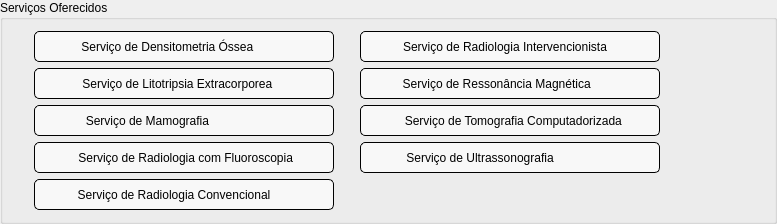
                  <widget class="QGroupBox" name="servicosOferecidosGroupBox">
                   <property name="minimumSize">
                    <size>
                     <width>777</width>
                     <height>0</height>
                    </size>
                   </property>
                   <property name="maximumSize">
                    <size>
                     <width>777</width>
                     <height>16777215</height>
                    </size>
                   </property>
                   <property name="title">
                    <string>Serviços Oferecidos</string>
                   </property>
                   <layout class="QVBoxLayout" name="verticalLayout_51">
                    <item>
                     <layout class="QHBoxLayout" name="horizontalLayout_76">
                      <item>
                       <spacer name="horizontalSpacer_21">
                        <property name="orientation">
                         <enum>Qt::Horizontal</enum>
                        </property>
                        <property name="sizeType">
                         <enum>QSizePolicy::Fixed</enum>
                        </property>
                        <property name="sizeHint" stdset="0">
                         <size>
                          <width>20</width>
                          <height>20</height>
                         </size>
                        </property>
                       </spacer>
                      </item>
                      <item>
                       <widget class="QPushButton" name="servicoDensitometriaPushButton">
                        <property name="minimumSize">
                         <size>
                          <width>300</width>
                          <height>31</height>
                         </size>
                        </property>
                        <property name="maximumSize">
                         <size>
                          <width>300</width>
                          <height>31</height>
                         </size>
                        </property>
                        <property name="styleSheet">
                         <string notr="true">QPushButton {
	border: 1px solid black;
	border-radius: 5px;
	background-color: rgb(248, 248, 248);
	font: 10pt &quot;Segoe UI&quot;;
}

QPushButton::unchecked {
	border: 1px solid black;
	border-radius: 5px;
	background-color: rgb(248, 248, 248);
	font: 10pt &quot;Segoe UI&quot;;
	color: rgb(0, 0, 0);
}

QPushButton::checked {
	border: 1px solid black;
	border-radius: 5px;
	background-color: rgb(58, 180, 76);
	font: 10pt &quot;Segoe UI&quot;;
	color: rgb(255, 255, 255);
}

QPushButton::hover {
	border: 1px solid black;
	border-radius: 5px;
	background-color: rgb(200, 200, 200);
	font: 10pt &quot;Segoe UI&quot;;
	color: rgb(255, 255, 255);
}</string>
                        </property>
                        <property name="text">
                         <string>   Serviço de Densitometria Óssea             </string>
                        </property>
                        <property name="icon">
                         <iconset>
                          <normaloff>imagens/icon-unchecked-square-white.png</normaloff>imagens/icon-unchecked-square-white.png</iconset>
                        </property>
                        <property name="checkable">
                         <bool>true</bool>
                        </property>
                       </widget>
                      </item>
                      <item>
                       <spacer name="horizontalSpacer_73">
                        <property name="orientation">
                         <enum>Qt::Horizontal</enum>
                        </property>
                        <property name="sizeType">
                         <enum>QSizePolicy::Fixed</enum>
                        </property>
                        <property name="sizeHint" stdset="0">
                         <size>
                          <width>20</width>
                          <height>20</height>
                         </size>
                        </property>
                       </spacer>
                      </item>
                      <item>
                       <widget class="QPushButton" name="servicoRadiologiaIntervencionistaPushButton">
                        <property name="minimumSize">
                         <size>
                          <width>300</width>
                          <height>31</height>
                         </size>
                        </property>
                        <property name="maximumSize">
                         <size>
                          <width>300</width>
                          <height>31</height>
                         </size>
                        </property>
                        <property name="styleSheet">
                         <string notr="true">QPushButton {
	border: 1px solid black;
	border-radius: 5px;
	background-color: rgb(248, 248, 248);
	font: 10pt &quot;Segoe UI&quot;;
}

QPushButton::unchecked {
	border: 1px solid black;
	border-radius: 5px;
	background-color: rgb(248, 248, 248);
	font: 10pt &quot;Segoe UI&quot;;
	color: rgb(0, 0, 0);
}

QPushButton::checked {
	border: 1px solid black;
	border-radius: 5px;
	background-color: rgb(58, 180, 76);
	font: 10pt &quot;Segoe UI&quot;;
	color: rgb(255, 255, 255);
}

QPushButton::hover {
	border: 1px solid black;
	border-radius: 5px;
	background-color: rgb(200, 200, 200);
	font: 10pt &quot;Segoe UI&quot;;
	color: rgb(255, 255, 255);
}</string>
                        </property>
                        <property name="text">
                         <string>  Serviço de Radiologia Intervencionista     </string>
                        </property>
                        <property name="icon">
                         <iconset>
                          <normaloff>imagens/icon-unchecked-square-white.png</normaloff>imagens/icon-unchecked-square-white.png</iconset>
                        </property>
                        <property name="checkable">
                         <bool>true</bool>
                        </property>
                       </widget>
                      </item>
                      <item>
                       <spacer name="horizontalSpacer_76">
                        <property name="orientation">
                         <enum>Qt::Horizontal</enum>
                        </property>
                        <property name="sizeHint" stdset="0">
                         <size>
                          <width>40</width>
                          <height>20</height>
                         </size>
                        </property>
                       </spacer>
                      </item>
                     </layout>
                    </item>
                    <item>
                     <layout class="QHBoxLayout" name="horizontalLayout_77">
                      <item>
                       <spacer name="horizontalSpacer_23">
                        <property name="orientation">
                         <enum>Qt::Horizontal</enum>
                        </property>
                        <property name="sizeType">
                         <enum>QSizePolicy::Fixed</enum>
                        </property>
                        <property name="sizeHint" stdset="0">
                         <size>
                          <width>20</width>
                          <height>20</height>
                         </size>
                        </property>
                       </spacer>
                      </item>
                      <item>
                       <widget class="QPushButton" name="servicoLitotripsiaPushButton">
                        <property name="minimumSize">
                         <size>
                          <width>300</width>
                          <height>31</height>
                         </size>
                        </property>
                        <property name="maximumSize">
                         <size>
                          <width>300</width>
                          <height>31</height>
                         </size>
                        </property>
                        <property name="styleSheet">
                         <string notr="true">QPushButton {
	border: 1px solid black;
	border-radius: 5px;
	background-color: rgb(248, 248, 248);
	font: 10pt &quot;Segoe UI&quot;;
}

QPushButton::unchecked {
	border: 1px solid black;
	border-radius: 5px;
	background-color: rgb(248, 248, 248);
	font: 10pt &quot;Segoe UI&quot;;
	color: rgb(0, 0, 0);
}

QPushButton::checked {
	border: 1px solid black;
	border-radius: 5px;
	background-color: rgb(58, 180, 76);
	font: 10pt &quot;Segoe UI&quot;;
	color: rgb(255, 255, 255);
}

QPushButton::hover {
	border: 1px solid black;
	border-radius: 5px;
	background-color: rgb(200, 200, 200);
	font: 10pt &quot;Segoe UI&quot;;
	color: rgb(255, 255, 255);
}</string>
                        </property>
                        <property name="text">
                         <string>   Serviço de Litotripsia Extracorporea       </string>
                        </property>
                        <property name="icon">
                         <iconset>
                          <normaloff>imagens/icon-unchecked-square-white.png</normaloff>imagens/icon-unchecked-square-white.png</iconset>
                        </property>
                        <property name="checkable">
                         <bool>true</bool>
                        </property>
                       </widget>
                      </item>
                      <item>
                       <spacer name="horizontalSpacer_74">
                        <property name="orientation">
                         <enum>Qt::Horizontal</enum>
                        </property>
                        <property name="sizeType">
                         <enum>QSizePolicy::Fixed</enum>
                        </property>
                        <property name="sizeHint" stdset="0">
                         <size>
                          <width>20</width>
                          <height>20</height>
                         </size>
                        </property>
                       </spacer>
                      </item>
                      <item>
                       <widget class="QPushButton" name="servicoRessonanciaMagneticaPushButton">
                        <property name="minimumSize">
                         <size>
                          <width>300</width>
                          <height>31</height>
                         </size>
                        </property>
                        <property name="maximumSize">
                         <size>
                          <width>300</width>
                          <height>31</height>
                         </size>
                        </property>
                        <property name="styleSheet">
                         <string notr="true">QPushButton {
	border: 1px solid black;
	border-radius: 5px;
	background-color: rgb(248, 248, 248);
	font: 10pt &quot;Segoe UI&quot;;
}

QPushButton::unchecked {
	border: 1px solid black;
	border-radius: 5px;
	background-color: rgb(248, 248, 248);
	font: 10pt &quot;Segoe UI&quot;;
	color: rgb(0, 0, 0);
}

QPushButton::checked {
	border: 1px solid black;
	border-radius: 5px;
	background-color: rgb(58, 180, 76);
	font: 10pt &quot;Segoe UI&quot;;
	color: rgb(255, 255, 255);
}

QPushButton::hover {
	border: 1px solid black;
	border-radius: 5px;
	background-color: rgb(200, 200, 200);
	font: 10pt &quot;Segoe UI&quot;;
	color: rgb(255, 255, 255);
}</string>
                        </property>
                        <property name="text">
                         <string>  Serviço de Ressonância Magnética          </string>
                        </property>
                        <property name="icon">
                         <iconset>
                          <normaloff>imagens/icon-unchecked-square-white.png</normaloff>imagens/icon-unchecked-square-white.png</iconset>
                        </property>
                        <property name="checkable">
                         <bool>true</bool>
                        </property>
                       </widget>
                      </item>
                      <item>
                       <spacer name="horizontalSpacer_77">
                        <property name="orientation">
                         <enum>Qt::Horizontal</enum>
                        </property>
                        <property name="sizeHint" stdset="0">
                         <size>
                          <width>40</width>
                          <height>20</height>
                         </size>
                        </property>
                       </spacer>
                      </item>
                     </layout>
                    </item>
                    <item>
                     <layout class="QHBoxLayout" name="horizontalLayout_78">
                      <item>
                       <spacer name="horizontalSpacer_34">
                        <property name="orientation">
                         <enum>Qt::Horizontal</enum>
                        </property>
                        <property name="sizeType">
                         <enum>QSizePolicy::Fixed</enum>
                        </property>
                        <property name="sizeHint" stdset="0">
                         <size>
                          <width>20</width>
                          <height>20</height>
                         </size>
                        </property>
                       </spacer>
                      </item>
                      <item>
                       <widget class="QPushButton" name="servicoMamografiaPushButton">
                        <property name="minimumSize">
                         <size>
                          <width>300</width>
                          <height>31</height>
                         </size>
                        </property>
                        <property name="maximumSize">
                         <size>
                          <width>300</width>
                          <height>31</height>
                         </size>
                        </property>
                        <property name="styleSheet">
                         <string notr="true">QPushButton {
	border: 1px solid black;
	border-radius: 5px;
	background-color: rgb(248, 248, 248);
	font: 10pt &quot;Segoe UI&quot;;
}

QPushButton::unchecked {
	border: 1px solid black;
	border-radius: 5px;
	background-color: rgb(248, 248, 248);
	font: 10pt &quot;Segoe UI&quot;;
	color: rgb(0, 0, 0);
}

QPushButton::checked {
	border: 1px solid black;
	border-radius: 5px;
	background-color: rgb(58, 180, 76);
	font: 10pt &quot;Segoe UI&quot;;
	color: rgb(255, 255, 255);
}

QPushButton::hover {
	border: 1px solid black;
	border-radius: 5px;
	background-color: rgb(200, 200, 200);
	font: 10pt &quot;Segoe UI&quot;;
	color: rgb(255, 255, 255);
}</string>
                        </property>
                        <property name="text">
                         <string>   Serviço de Mamografia                         </string>
                        </property>
                        <property name="icon">
                         <iconset>
                          <normaloff>imagens/icon-unchecked-square-white.png</normaloff>imagens/icon-unchecked-square-white.png</iconset>
                        </property>
                        <property name="checkable">
                         <bool>true</bool>
                        </property>
                       </widget>
                      </item>
                      <item>
                       <spacer name="horizontalSpacer_87">
                        <property name="orientation">
                         <enum>Qt::Horizontal</enum>
                        </property>
                        <property name="sizeType">
                         <enum>QSizePolicy::Fixed</enum>
                        </property>
                        <property name="sizeHint" stdset="0">
                         <size>
                          <width>20</width>
                          <height>20</height>
                         </size>
                        </property>
                       </spacer>
                      </item>
                      <item>
                       <widget class="QPushButton" name="servicoTomografiaComputadorizadaPushButton">
                        <property name="minimumSize">
                         <size>
                          <width>300</width>
                          <height>31</height>
                         </size>
                        </property>
                        <property name="maximumSize">
                         <size>
                          <width>300</width>
                          <height>31</height>
                         </size>
                        </property>
                        <property name="styleSheet">
                         <string notr="true">QPushButton {
	border: 1px solid black;
	border-radius: 5px;
	background-color: rgb(248, 248, 248);
	font: 10pt &quot;Segoe UI&quot;;
}

QPushButton::unchecked {
	border: 1px solid black;
	border-radius: 5px;
	background-color: rgb(248, 248, 248);
	font: 10pt &quot;Segoe UI&quot;;
	color: rgb(0, 0, 0);
}

QPushButton::checked {
	border: 1px solid black;
	border-radius: 5px;
	background-color: rgb(58, 180, 76);
	font: 10pt &quot;Segoe UI&quot;;
	color: rgb(255, 255, 255);
}

QPushButton::hover {
	border: 1px solid black;
	border-radius: 5px;
	background-color: rgb(200, 200, 200);
	font: 10pt &quot;Segoe UI&quot;;
	color: rgb(255, 255, 255);
}</string>
                        </property>
                        <property name="text">
                         <string>  Serviço de Tomografia Computadorizada</string>
                        </property>
                        <property name="icon">
                         <iconset>
                          <normaloff>imagens/icon-unchecked-square-white.png</normaloff>imagens/icon-unchecked-square-white.png</iconset>
                        </property>
                        <property name="checkable">
                         <bool>true</bool>
                        </property>
                       </widget>
                      </item>
                      <item>
                       <spacer name="horizontalSpacer_78">
                        <property name="orientation">
                         <enum>Qt::Horizontal</enum>
                        </property>
                        <property name="sizeHint" stdset="0">
                         <size>
                          <width>40</width>
                          <height>20</height>
                         </size>
                        </property>
                       </spacer>
                      </item>
                     </layout>
                    </item>
                    <item>
                     <layout class="QHBoxLayout" name="horizontalLayout_79">
                      <item>
                       <spacer name="horizontalSpacer_44">
                        <property name="orientation">
                         <enum>Qt::Horizontal</enum>
                        </property>
                        <property name="sizeType">
                         <enum>QSizePolicy::Fixed</enum>
                        </property>
                        <property name="sizeHint" stdset="0">
                         <size>
                          <width>20</width>
                          <height>20</height>
                         </size>
                        </property>
                       </spacer>
                      </item>
                      <item>
                       <widget class="QPushButton" name="servicoRadiologiaComFluoroscopiaPushButton">
                        <property name="minimumSize">
                         <size>
                          <width>300</width>
                          <height>31</height>
                         </size>
                        </property>
                        <property name="maximumSize">
                         <size>
                          <width>300</width>
                          <height>31</height>
                         </size>
                        </property>
                        <property name="styleSheet">
                         <string notr="true">QPushButton {
	border: 1px solid black;
	border-radius: 5px;
	background-color: rgb(248, 248, 248);
	font: 10pt &quot;Segoe UI&quot;;
}

QPushButton::unchecked {
	border: 1px solid black;
	border-radius: 5px;
	background-color: rgb(248, 248, 248);
	font: 10pt &quot;Segoe UI&quot;;
	color: rgb(0, 0, 0);
}

QPushButton::checked {
	border: 1px solid black;
	border-radius: 5px;
	background-color: rgb(58, 180, 76);
	font: 10pt &quot;Segoe UI&quot;;
	color: rgb(255, 255, 255);
}

QPushButton::hover {
	border: 1px solid black;
	border-radius: 5px;
	background-color: rgb(200, 200, 200);
	font: 10pt &quot;Segoe UI&quot;;
	color: rgb(255, 255, 255);
}</string>
                        </property>
                        <property name="text">
                         <string>  Serviço de Radiologia com Fluoroscopia </string>
                        </property>
                        <property name="icon">
                         <iconset>
                          <normaloff>imagens/icon-unchecked-square-white.png</normaloff>imagens/icon-unchecked-square-white.png</iconset>
                        </property>
                        <property name="checkable">
                         <bool>true</bool>
                        </property>
                       </widget>
                      </item>
                      <item>
                       <spacer name="horizontalSpacer_88">
                        <property name="orientation">
                         <enum>Qt::Horizontal</enum>
                        </property>
                        <property name="sizeType">
                         <enum>QSizePolicy::Fixed</enum>
                        </property>
                        <property name="sizeHint" stdset="0">
                         <size>
                          <width>20</width>
                          <height>20</height>
                         </size>
                        </property>
                       </spacer>
                      </item>
                      <item>
                       <widget class="QPushButton" name="servicoUltrassonografiaPushButton">
                        <property name="minimumSize">
                         <size>
                          <width>300</width>
                          <height>31</height>
                         </size>
                        </property>
                        <property name="maximumSize">
                         <size>
                          <width>300</width>
                          <height>31</height>
                         </size>
                        </property>
                        <property name="styleSheet">
                         <string notr="true">QPushButton {
	border: 1px solid black;
	border-radius: 5px;
	background-color: rgb(248, 248, 248);
	font: 10pt &quot;Segoe UI&quot;;
}

QPushButton::unchecked {
	border: 1px solid black;
	border-radius: 5px;
	background-color: rgb(248, 248, 248);
	font: 10pt &quot;Segoe UI&quot;;
	color: rgb(0, 0, 0);
}

QPushButton::checked {
	border: 1px solid black;
	border-radius: 5px;
	background-color: rgb(58, 180, 76);
	font: 10pt &quot;Segoe UI&quot;;
	color: rgb(255, 255, 255);
}

QPushButton::hover {
	border: 1px solid black;
	border-radius: 5px;
	background-color: rgb(200, 200, 200);
	font: 10pt &quot;Segoe UI&quot;;
	color: rgb(255, 255, 255);
}</string>
                        </property>
                        <property name="text">
                         <string>  Serviço de Ultrassonografia                    </string>
                        </property>
                        <property name="icon">
                         <iconset>
                          <normaloff>imagens/icon-unchecked-square-white.png</normaloff>imagens/icon-unchecked-square-white.png</iconset>
                        </property>
                        <property name="checkable">
                         <bool>true</bool>
                        </property>
                       </widget>
                      </item>
                      <item>
                       <spacer name="horizontalSpacer_79">
                        <property name="orientation">
                         <enum>Qt::Horizontal</enum>
                        </property>
                        <property name="sizeHint" stdset="0">
                         <size>
                          <width>40</width>
                          <height>20</height>
                         </size>
                        </property>
                       </spacer>
                      </item>
                     </layout>
                    </item>
                    <item>
                     <layout class="QHBoxLayout" name="horizontalLayout_80">
                      <item>
                       <spacer name="horizontalSpacer_68">
                        <property name="orientation">
                         <enum>Qt::Horizontal</enum>
                        </property>
                        <property name="sizeType">
                         <enum>QSizePolicy::Fixed</enum>
                        </property>
                        <property name="sizeHint" stdset="0">
                         <size>
                          <width>20</width>
                          <height>20</height>
                         </size>
                        </property>
                       </spacer>
                      </item>
                      <item>
                       <widget class="QPushButton" name="servicoRadiologiaConvencionalPushButton">
                        <property name="minimumSize">
                         <size>
                          <width>300</width>
                          <height>31</height>
                         </size>
                        </property>
                        <property name="maximumSize">
                         <size>
                          <width>300</width>
                          <height>31</height>
                         </size>
                        </property>
                        <property name="styleSheet">
                         <string notr="true">QPushButton {
	border: 1px solid black;
	border-radius: 5px;
	background-color: rgb(248, 248, 248);
	font: 10pt &quot;Segoe UI&quot;;
}

QPushButton::unchecked {
	border: 1px solid black;
	border-radius: 5px;
	background-color: rgb(248, 248, 248);
	font: 10pt &quot;Segoe UI&quot;;
	color: rgb(0, 0, 0);
}

QPushButton::checked {
	border: 1px solid black;
	border-radius: 5px;
	background-color: rgb(58, 180, 76);
	font: 10pt &quot;Segoe UI&quot;;
	color: rgb(255, 255, 255);
}

QPushButton::hover {
	border: 1px solid black;
	border-radius: 5px;
	background-color: rgb(200, 200, 200);
	font: 10pt &quot;Segoe UI&quot;;
	color: rgb(255, 255, 255);
}</string>
                        </property>
                        <property name="text">
                         <string>  Serviço de Radiologia Convencional        </string>
                        </property>
                        <property name="icon">
                         <iconset>
                          <normaloff>imagens/icon-unchecked-square-white.png</normaloff>imagens/icon-unchecked-square-white.png</iconset>
                        </property>
                        <property name="checkable">
                         <bool>true</bool>
                        </property>
                       </widget>
                      </item>
                      <item>
                       <spacer name="horizontalSpacer_80">
                        <property name="orientation">
                         <enum>Qt::Horizontal</enum>
                        </property>
                        <property name="sizeHint" stdset="0">
                         <size>
                          <width>40</width>
                          <height>20</height>
                         </size>
                        </property>
                       </spacer>
                      </item>
                     </layout>
                    </item>
                   </layout>
                  </widget>
